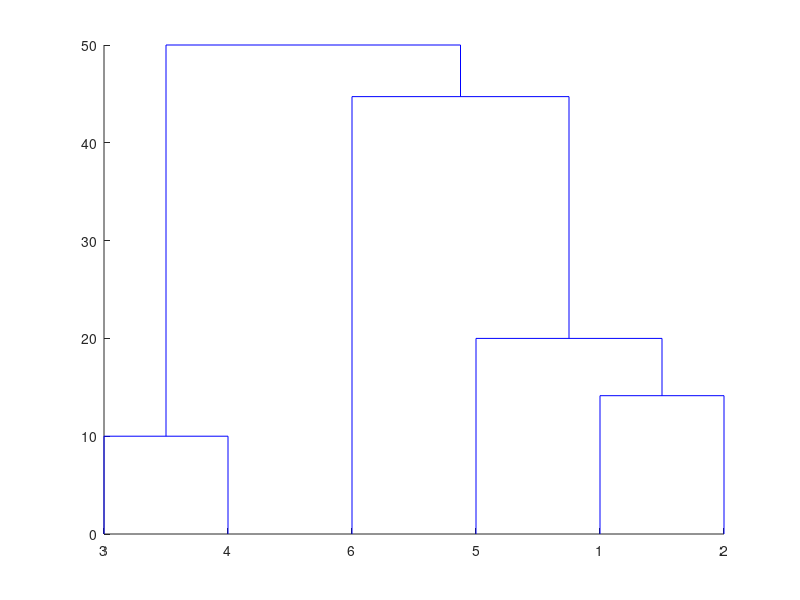

This chart was generated by the following MATLAB code:
clear;
clc;


DataPoints = [100 100;90 90;10 10;10 20;90 70;50 50] ;
DistanceCalc = pdist(DataPoints);
DistanceMatrix = squareform(DistanceCalc);
GroupsMatrix = linkage(DistanceCalc);
dendrogram(GroupsMatrix)
VerifyDistaces = cophenet(GroupsMatrix, DistanceCalc);
NewDistanceCalc = pdist(DataPoints, 'cosine');
NewGroupsMatrix = linkage(NewDistanceCalc,'weighted');
NewVerifyDistaces = cophenet(NewGroupsMatrix, NewDistanceCalc);
